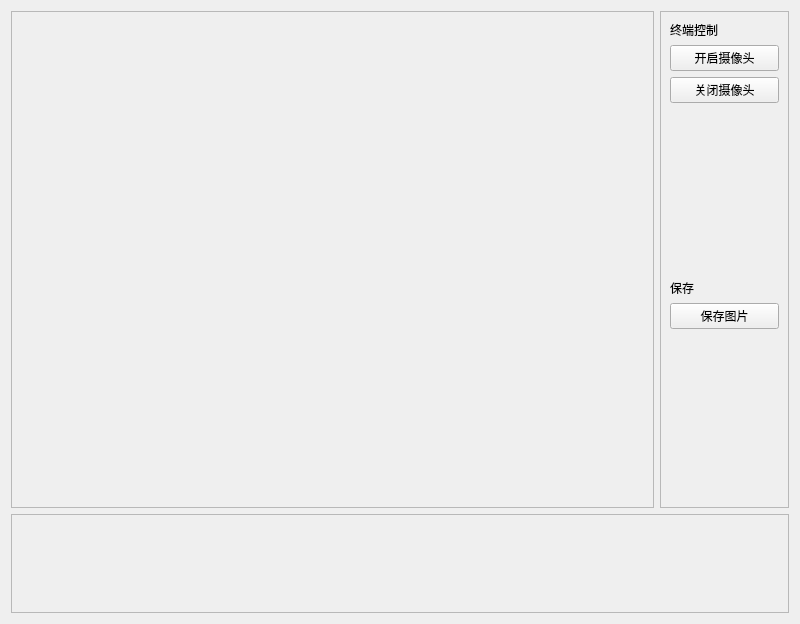
<?xml version="1.0" encoding="UTF-8"?>
<ui version="4.0">
 <class>VideoWidget</class>
 <widget class="QWidget" name="VideoWidget">
  <property name="geometry">
   <rect>
    <x>0</x>
    <y>0</y>
    <width>800</width>
    <height>624</height>
   </rect>
  </property>
  <property name="sizePolicy">
   <sizepolicy hsizetype="Fixed" vsizetype="Fixed">
    <horstretch>0</horstretch>
    <verstretch>0</verstretch>
   </sizepolicy>
  </property>
  <property name="windowTitle">
   <string>Form</string>
  </property>
  <layout class="QGridLayout" name="gridLayout" rowstretch="5,1" columnstretch="5,1">
   <item row="0" column="0">
    <widget class="QFrame" name="frame_2">
     <property name="frameShape">
      <enum>QFrame::StyledPanel</enum>
     </property>
     <property name="frameShadow">
      <enum>QFrame::Sunken</enum>
     </property>
     <layout class="QVBoxLayout" name="verticalLayout">
      <item>
       <widget class="FrameWidget" name="ui_frame_widget" native="true"/>
      </item>
     </layout>
    </widget>
   </item>
   <item row="0" column="1">
    <widget class="QFrame" name="frame">
     <property name="frameShape">
      <enum>QFrame::StyledPanel</enum>
     </property>
     <property name="frameShadow">
      <enum>QFrame::Sunken</enum>
     </property>
     <layout class="QVBoxLayout" name="verticalLayout_2">
      <item>
       <widget class="QLabel" name="label">
        <property name="text">
         <string>终端控制</string>
        </property>
       </widget>
      </item>
      <item>
       <widget class="QPushButton" name="button_video_startcap">
        <property name="text">
         <string>开启摄像头</string>
        </property>
       </widget>
      </item>
      <item>
       <widget class="QPushButton" name="button_video_endcap">
        <property name="text">
         <string>关闭摄像头</string>
        </property>
       </widget>
      </item>
      <item>
       <spacer name="verticalSpacer">
        <property name="orientation">
         <enum>Qt::Vertical</enum>
        </property>
        <property name="sizeHint" stdset="0">
         <size>
          <width>20</width>
          <height>155</height>
         </size>
        </property>
       </spacer>
      </item>
      <item>
       <widget class="QLabel" name="label_2">
        <property name="text">
         <string>保存</string>
        </property>
       </widget>
      </item>
      <item>
       <widget class="QPushButton" name="button_video_saveimg">
        <property name="text">
         <string>保存图片</string>
        </property>
       </widget>
      </item>
      <item>
       <spacer name="verticalSpacer_2">
        <property name="orientation">
         <enum>Qt::Vertical</enum>
        </property>
        <property name="sizeType">
         <enum>QSizePolicy::Expanding</enum>
        </property>
        <property name="sizeHint" stdset="0">
         <size>
          <width>20</width>
          <height>80</height>
         </size>
        </property>
       </spacer>
      </item>
     </layout>
    </widget>
   </item>
   <item row="1" column="0" colspan="2">
    <widget class="QFrame" name="frame_3">
     <property name="frameShape">
      <enum>QFrame::StyledPanel</enum>
     </property>
     <property name="frameShadow">
      <enum>QFrame::Sunken</enum>
     </property>
    </widget>
   </item>
  </layout>
 </widget>
 <customwidgets>
  <customwidget>
   <class>FrameWidget</class>
   <extends>QWidget</extends>
   <header location="global">framewidget.h</header>
   <container>1</container>
  </customwidget>
 </customwidgets>
 <resources/>
 <connections/>
</ui>
